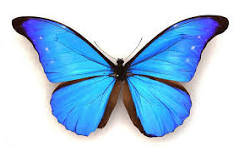
#> input picture Untitled.jpeg, 239 x 148 px, found by its file name
$ jupyter execute Basics_CV2_and_matplotlib_in_array_and_image.ipynb   (shell and % lines are left out)
#> lines starting #> are read from the running program, lines starting #| are printed output that depends on the picture; after the words box and inside, x2 and y2 are one past the last pixel; in counts of white or black regions, pixels touching at a corner belong together
[cell 1]
import numpy as np

# Create a 3x3 array with a specific list of values
arr_list = np.array([[0, 255, 0], [0, 255, 0], [0, 255, 0]])

# Print the arrays
print("\nArray with specific list of values:\n", arr_list)

[cell 2]
import cv2

[cell 3]
cv2.imwrite('output.png', arr_list)

[cell 4]
cv2.imread('output.png')

[cell 5]
from google.colab.patches import cv2_imshow

[cell 6]
# Create a 3x3 array with a specific list of values
arr_list = np.array([[0, 255, 0], [0, 255, 0], [0, 255, 0]])

# Display the image using cv2_imshow
# cv2_imshow expects a single argument: the image data
cv2_imshow(arr_list)

[cell 7]
resized_image = cv2.resize(arr_list, (300, 300), interpolation=cv2.INTER_NEAREST)

# Display the resized image using cv2_imshow
cv2_imshow(resized_image)
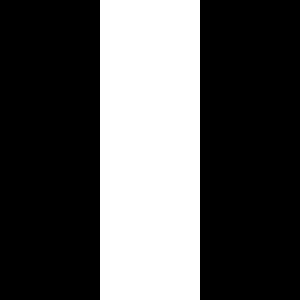
#> shown: shape (300, 300) int32; 33.3% white; 1 white region, box (x1, y1, x2, y2) and area: (100, 0, 200, 300) 30000

[cell 8]
import matplotlib.pyplot as plt

[cell 9]
plt.imshow(arr_list,cmap = 'gray')
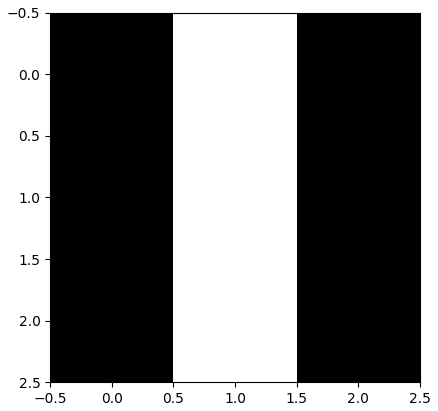
#> figure drawn by matplotlib, 1 panel

[cell 10]
import matplotlib.pyplot as plt
import matplotlib.image as mpimg

image = mpimg.imread('/content/Untitled.jpeg')
#> image is the input picture: shape (148, 239, 3); mean R, G, B 171.2, 202.8, 229
plt.imshow(image,cmap = 'gray')
plt.show()

[cell 11]
image_path = '/content/Untitled.jpeg'  # Store the image path
image = cv2.imread(image_path)  # Read the image data using the path

# Check if the image was loaded successfully
if image is not None:
  cv2_imshow(image)  # Pass the image data to cv2_imshow
else:
  print("Error: Could not load image.")

[cell 12]
import matplotlib.pyplot as plt
import matplotlib.image as mpimg

image = mpimg.imread('/content/Untitled.jpeg')
plt.imshow(image, cmap='gray')
plt.show()

[cell 13]
import matplotlib.pyplot as plt
import matplotlib.image as mpimg
from skimage.color import rgb2gray

# Read the image
img = mpimg.imread('/content/Untitled.jpeg')

# Convert the image to grayscale
gray_img = rgb2gray(img)
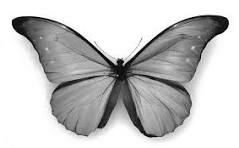
#> gray_img: shape (148, 239) float64; min 0.00196, max 1, mean 0.776

# Display the grayscale image
plt.imshow(gray_img, cmap='gray')
plt.show()
